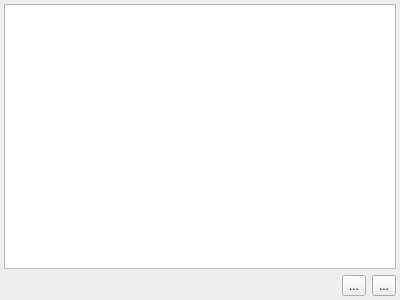
<ui version="4.0" >
 <class>StylesWidget</class>
 <widget class="QWidget" name="StylesWidget" >
  <property name="geometry" >
   <rect>
    <x>0</x>
    <y>0</y>
    <width>400</width>
    <height>300</height>
   </rect>
  </property>
  <property name="windowTitle" >
   <string>StylesWidget</string>
  </property>
  <layout class="QVBoxLayout" >
   <property name="margin" >
    <number>4</number>
   </property>
   <property name="spacing" >
    <number>6</number>
   </property>
   <item>
    <widget class="QListWidget" name="styleList" />
   </item>
   <item>
    <layout class="QHBoxLayout" >
     <property name="margin" >
      <number>0</number>
     </property>
     <property name="spacing" >
      <number>6</number>
     </property>
     <item>
      <spacer>
       <property name="orientation" >
        <enum>Qt::Horizontal</enum>
       </property>
       <property name="sizeHint" >
        <size>
         <width>40</width>
         <height>20</height>
        </size>
       </property>
      </spacer>
     </item>
     <item>
      <widget class="QToolButton" name="newStyle" >
       <property name="text" >
        <string>...</string>
       </property>
      </widget>
     </item>
     <item>
      <widget class="QToolButton" name="deleteStyle" >
       <property name="text" >
        <string>...</string>
       </property>
      </widget>
     </item>
    </layout>
   </item>
  </layout>
 </widget>
 <resources/>
 <connections/>
</ui>
